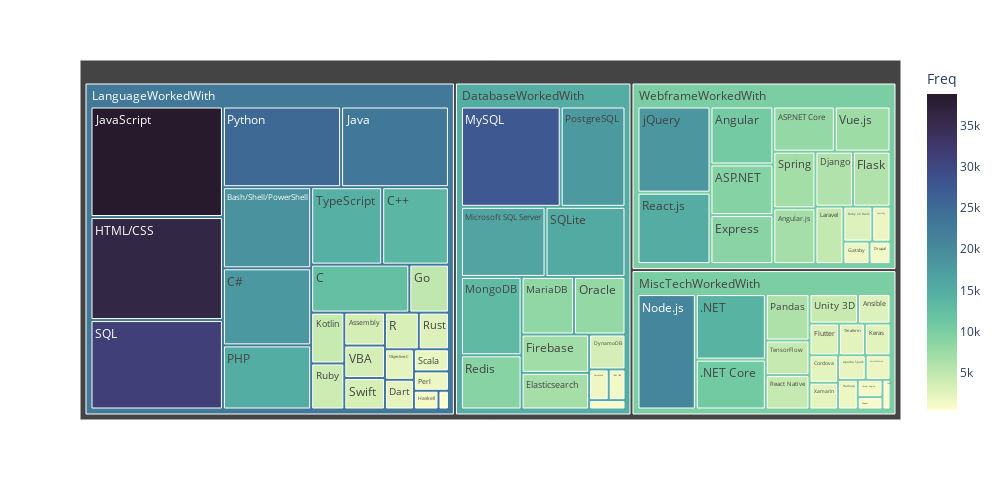

The notebook cell saved with this chart:
### Code cell
fig = px.treemap(skills_freq, 
                 path=['Group', 'Skill'], 
                 color_continuous_scale='deep',
                 values='Freq',color='Freq')
fig.update_layout(width=1000, height=500)
fig.show()

### Figure 1 — Plotly figure (JSON) as saved in the notebook; plotly's stock layout.template omitted (floating-point values rounded to 4 significant figures)
{"data": [{"branchvalues": "total", "customdata": [[14144], [10755], [9258], [8082], [10617], [6826], [2955], [2089], [3553], [18980], [12487], [18041], [13707], [1654], [733], [2419], [937], [2280], [6014], [1369], [3497], [6817], [8961], [7128], [6005], [2897], [1703], [5038], [36181], [1798], [1222], [1421], [23074], [38822], [519], [2504], [4468], [4680], [8312], [16336], [13086], [27559], [20741], [2340], [8155], [15007], [6253], [1796], [17892], [945], [25287], [3288], [4626], [15167], [9056], [4046], [2944], [2929], [31413], [15434], [2052], [6941], [3397], [1851], [4652], [2518], [1872], [14578], [4413], [1316], [3499], [7322], [2357], [18316], [15210.0], [22850.0], [10030.0], [10070.0]], "domain": {"x": [0, 1], "y": [0, 1]}, "hovertemplate": "labels=%{label}<br>Freq_sum=%{value}<br>parent=%{parent}<br>id=%{id}<br>Freq=%{color}<extra></extra>", "ids": ["MiscTechWorkedWith/.NET", "MiscTechWorkedWith/.NET Core", "WebframeWorkedWith/ASP.NET", "WebframeWorkedWith/ASP.NET Core", "WebframeWorkedWith/Angular", "WebframeWorkedWith/Angular.js", "MiscTechWorkedWith/Ansible", "MiscTechWorkedWith/Apache Spark", "LanguageWorkedWith/Assembly", "LanguageWorkedWith/Bash/Shell/PowerShell", "LanguageWorkedWith/C", "LanguageWorkedWith/C#", "LanguageWorkedWith/C++", "DatabaseWorkedWith/Cassandra", "MiscTechWorkedWith/Chef", "MiscTechWorkedWith/Cordova", "DatabaseWorkedWith/Couchbase", "LanguageWorkedWith/Dart", "WebframeWorkedWith/Django", "WebframeWorkedWith/Drupal", "DatabaseWorkedWith/DynamoDB", "DatabaseWorkedWith/Elasticsearch", "WebframeWorkedWith/Express", "DatabaseWorkedWith/Firebase", "WebframeWorkedWith/Flask", "MiscTechWorkedWith/Flutter", "WebframeWorkedWith/Gatsby", "LanguageWorkedWith/Go", "LanguageWorkedWith/HTML/CSS", "MiscTechWorkedWith/Hadoop", "LanguageWorkedWith/Haskell", "DatabaseWorkedWith/IBM DB2", "LanguageWorkedWith/Java", "LanguageWorkedWith/JavaScript", "LanguageWorkedWith/Julia", "MiscTechWorkedWith/Keras", "LanguageWorkedWith/Kotlin", "WebframeWorkedWith/Laravel", "DatabaseWorkedWith/MariaDB", "DatabaseWorkedWith/Microsoft SQL Server", "DatabaseWorkedWith/MongoDB", "DatabaseWorkedWith/MySQL", "MiscTechWorkedWith/Node.js", "LanguageWorkedWith/Objective-C", "DatabaseWorkedWith/Oracle", "LanguageWorkedWith/PHP", "MiscTechWorkedWith/Pandas", "LanguageWorkedWith/Perl", "DatabaseWorkedWith/PostgreSQL", "MiscTechWorkedWith/Puppet", "LanguageWorkedWith/Python", "LanguageWorkedWith/R", "MiscTechWorkedWith/React Native", "WebframeWorkedWith/React.js", "DatabaseWorkedWith/Redis", "LanguageWorkedWith/Ruby", "WebframeWorkedWith/Ruby on Rails", "LanguageWorkedWith/Rust", "LanguageWorkedWith/SQL", "DatabaseWorkedWith/SQLite", "LanguageWorkedWith/Scala", "WebframeWorkedWith/Spring", "LanguageWorkedWith/Swift", "WebframeWorkedWith/Symfony", "MiscTechWorkedWith/TensorFlow", "MiscTechWorkedWith/Teraform", "MiscTechWorkedWith/Torch/PyTorch", "LanguageWorkedWith/TypeScript", "MiscTechWorkedWith/Unity 3D", "MiscTechWorkedWith/Unreal Engine", "LanguageWorkedWith/VBA", "WebframeWorkedWith/Vue.js", "MiscTechWorkedWith/Xamarin", "WebframeWorkedWith/jQuery", "DatabaseWorkedWith", "LanguageWorkedWith", "MiscTechWorkedWith", "WebframeWorkedWith"], "labels": [".NET", ".NET Core", "ASP.NET", "ASP.NET Core", "Angular", "Angular.js", "Ansible", "Apache Spark", "Assembly", "Bash/Shell/PowerShell", "C", "C#", "C++", "Cassandra", "Chef", "Cordova", "Couchbase", "Dart", "Django", "Drupal", "DynamoDB", "Elasticsearch", "Express", "Firebase", "Flask", "Flutter", "Gatsby", "Go", "HTML/CSS", "Hadoop", "Haskell", "IBM DB2", "Java", "JavaScript", "Julia", "Keras", "Kotlin", "Laravel", "MariaDB", "Microsoft SQL Server", "MongoDB", "MySQL", "Node.js", "Objective-C", "Oracle", "PHP", "Pandas", "Perl", "PostgreSQL", "Puppet", "Python", "R", "React Native", "React.js", "Redis", "Ruby", "Ruby on Rails", "Rust", "SQL", "SQLite", "Scala", "Spring", "Swift", "Symfony", "TensorFlow", "Teraform", "Torch/PyTorch", "TypeScript", "Unity 3D", "Unreal Engine", "VBA", "Vue.js", "Xamarin", "jQuery", "DatabaseWorkedWith", "LanguageWorkedWith", "MiscTechWorkedWith", "WebframeWorkedWith"], "marker": {"coloraxis": "coloraxis", "colors": [14144, 10755, 9258, 8082, 10617, 6826, 2955, 2089, 3553, 18980, 12487, 18041, 13707, 1654, 733, 2419, 937, 2280, 6014, 1369, 3497, 6817, 8961, 7128, 6005, 2897, 1703, 5038, 36181, 1798, 1222, 1421, 23074, 38822, 519, 2504, 4468, 4680, 8312, 16336, 13086, 27559, 20741, 2340, 8155, 15007, 6253, 1796, 17892, 945, 25287, 3288, 4626, 15167, 9056, 4046, 2944, 2929, 31413, 15434, 2052, 6941, 3397, 1851, 4652, 2518, 1872, 14578, 4413, 1316, 3499, 7322, 2357, 18316, 15210.0, 22850.0, 10030.0, 10070.0]}, "name": "", "parents": ["MiscTechWorkedWith", "MiscTechWorkedWith", "WebframeWorkedWith", "WebframeWorkedWith", "WebframeWorkedWith", "WebframeWorkedWith", "MiscTechWorkedWith", "MiscTechWorkedWith", "LanguageWorkedWith", "LanguageWorkedWith", "LanguageWorkedWith", "LanguageWorkedWith", "LanguageWorkedWith", "DatabaseWorkedWith", "MiscTechWorkedWith", "MiscTechWorkedWith", "DatabaseWorkedWith", "LanguageWorkedWith", "WebframeWorkedWith", "WebframeWorkedWith", "DatabaseWorkedWith", "DatabaseWorkedWith", "WebframeWorkedWith", "DatabaseWorkedWith", "WebframeWorkedWith", "MiscTechWorkedWith", "WebframeWorkedWith", "LanguageWorkedWith", "LanguageWorkedWith", "MiscTechWorkedWith", "LanguageWorkedWith", "DatabaseWorkedWith", "LanguageWorkedWith", "LanguageWorkedWith", "LanguageWorkedWith", "MiscTechWorkedWith", "LanguageWorkedWith", "WebframeWorkedWith", "DatabaseWorkedWith", "DatabaseWorkedWith", "DatabaseWorkedWith", "DatabaseWorkedWith", "MiscTechWorkedWith", "LanguageWorkedWith", "DatabaseWorkedWith", "LanguageWorkedWith", "MiscTechWorkedWith", "LanguageWorkedWith", "DatabaseWorkedWith", "MiscTechWorkedWith", "LanguageWorkedWith", "LanguageWorkedWith", "MiscTechWorkedWith", "WebframeWorkedWith", "DatabaseWorkedWith", "LanguageWorkedWith", "WebframeWorkedWith", "LanguageWorkedWith", "LanguageWorkedWith", "DatabaseWorkedWith", "LanguageWorkedWith", "WebframeWorkedWith", "LanguageWorkedWith", "WebframeWorkedWith", "MiscTechWorkedWith", "MiscTechWorkedWith", "MiscTechWorkedWith", "LanguageWorkedWith", "MiscTechWorkedWith", "MiscTechWorkedWith", "LanguageWorkedWith", "WebframeWorkedWith", "MiscTechWorkedWith", "WebframeWorkedWith", "", "", "", ""], "type": "treemap", "values": [14144, 10755, 9258, 8082, 10617, 6826, 2955, 2089, 3553, 18980, 12487, 18041, 13707, 1654, 733, 2419, 937, 2280, 6014, 1369, 3497, 6817, 8961, 7128, 6005, 2897, 1703, 5038, 36181, 1798, 1222, 1421, 23074, 38822, 519, 2504, 4468, 4680, 8312, 16336, 13086, 27559, 20741, 2340, 8155, 15007, 6253, 1796, 17892, 945, 25287, 3288, 4626, 15167, 9056, 4046, 2944, 2929, 31413, 15434, 2052, 6941, 3397, 1851, 4652, 2518, 1872, 14578, 4413, 1316, 3499, 7322, 2357, 18316, 137284, 288004, 89987, 116056]}], "layout": {"coloraxis": {"colorbar": {"title": {"text": "Freq"}}, "colorscale": [[0, "rgb(253, 253, 204)"], [0.09091, "rgb(206, 236, 179)"], [0.1818, "rgb(156, 219, 165)"], [0.2727, "rgb(111, 201, 163)"], [0.3636, "rgb(86, 177, 163)"], [0.4545, "rgb(76, 153, 160)"], [0.5455, "rgb(68, 130, 155)"], [0.6364, "rgb(62, 108, 150)"], [0.7273, "rgb(62, 82, 143)"], [0.8182, "rgb(64, 60, 115)"], [0.9091, "rgb(54, 43, 77)"], [1, "rgb(39, 26, 44)"]]}, "height": 500, "legend": {"tracegroupgap": 0}, "margin": {"t": 60}, "width": 1000}}
